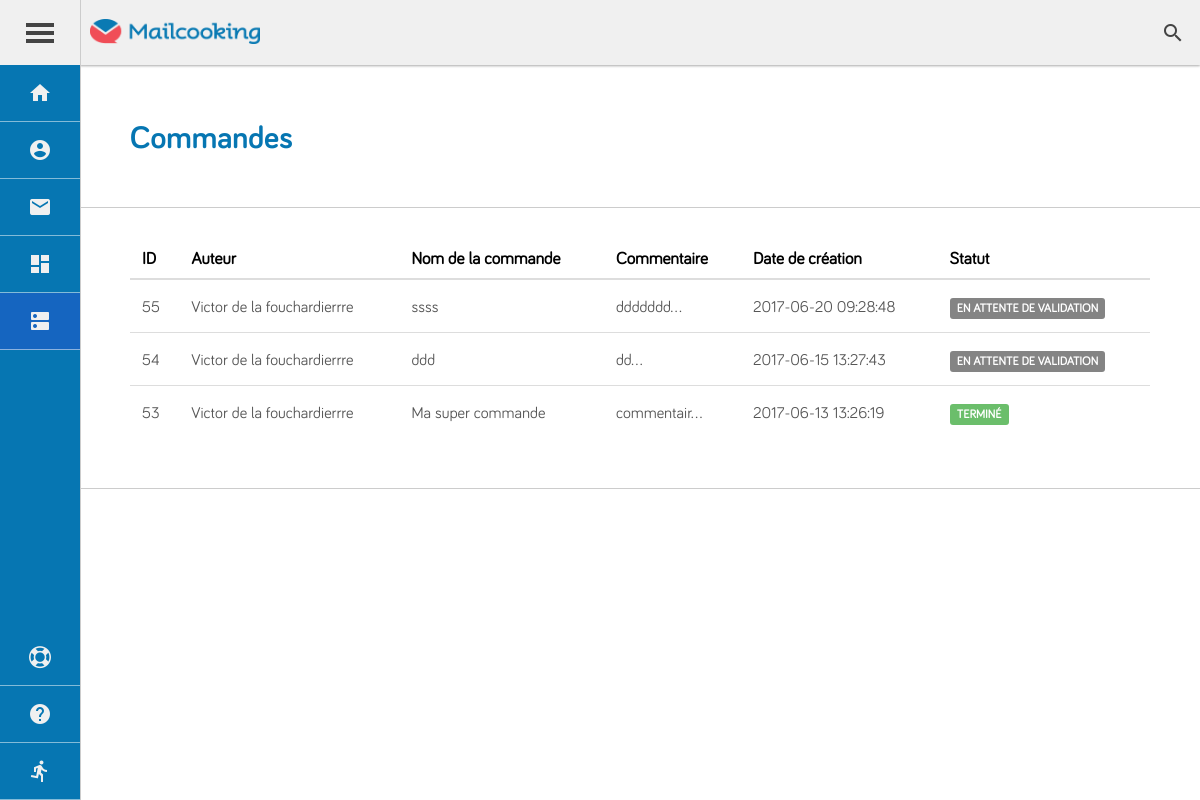
The app's page /?module=admin&action=commandes (signed in), older data.
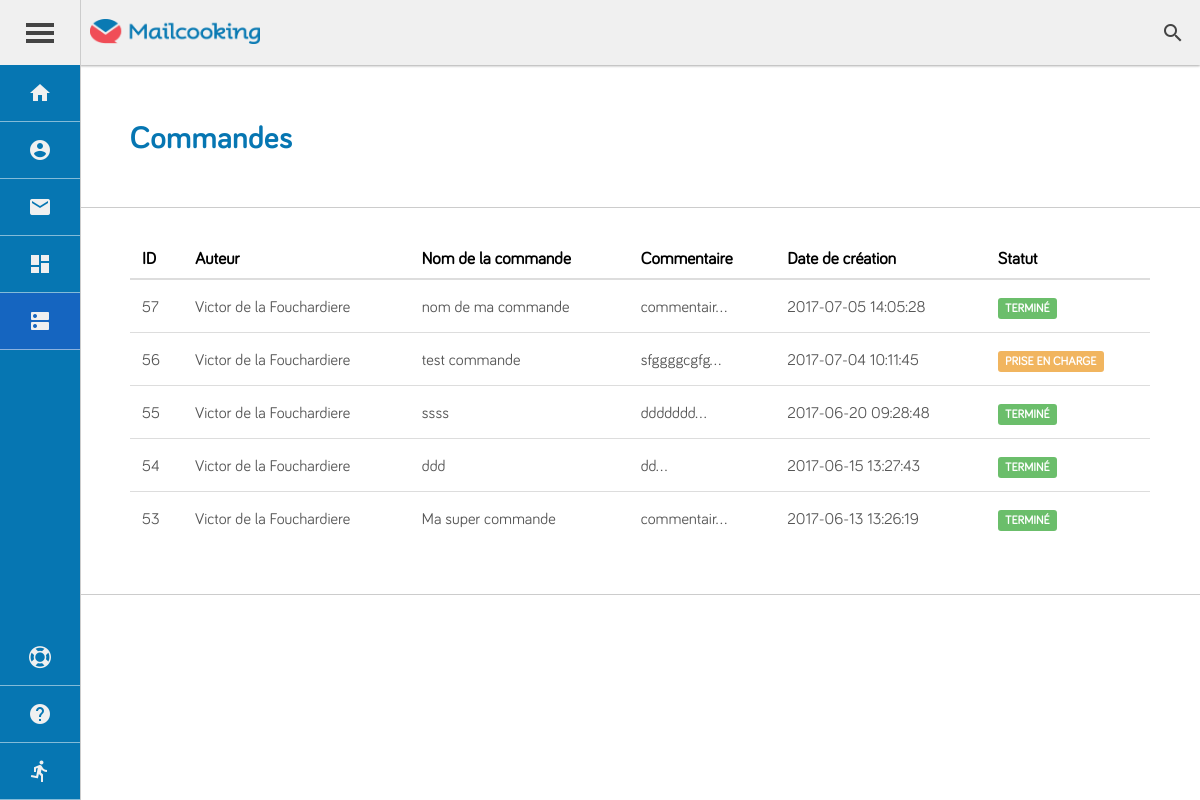
The same page, newer data.
### tables this page shows
CREATE TABLE `template_commande` (
  `id_user` varchar(255) NOT NULL,
  `id_commande` int(11) NOT NULL,
  `nom_commande` varchar(255) NOT NULL,
  `commentaire_commande` varchar(255) NOT NULL,
  `status` varchar(255) NOT NULL,
  `date_creat` timestamp NOT NULL DEFAULT CURRENT_TIMESTAMP
);

CREATE TABLE `users` (
  `user_id` int(11) NOT NULL,
  `user_email` varchar(255) NOT NULL,
  `user_password` varchar(255) NOT NULL,
  `user_societe` varchar(450) NOT NULL COMMENT 'Société modifiabale du user',
  `first_name` varchar(255) NOT NULL,
  `last_name` varchar(255) NOT NULL,
  `societe` varchar(255) NOT NULL,
  `nb_phone` varchar(255) NOT NULL,
  `gender` varchar(255) NOT NULL,
  `valide` int(11) NOT NULL,
  `timestamp` timestamp NOT NULL DEFAULT CURRENT_TIMESTAMP
);

### app/model/admin/lire_commandes.php (called while the page is built, shortened)
<?php
	function lire_commandes()
	{
		global $connexion;
		try
		{
			$query = $connexion->prepare('SELECT *
											FROM template_commande, users
								                WHERE id_user=user_id
								                ORDER by date_creat DESC');
			$query->execute();
			$var = $query->fetchAll();
			return $var;
		}
		catch (Exception $e)
		{
			die("Erreur SQL : " . $e->getMessage());
		}
	}

### app/view/admin/commandes.php (the view, shortened to what this page needs)
<?php
	include("app/view/layout/user/header.php");
?>
<div class="container container_orders">
	<div class="block full_block">
		<div class="pannel pannel_heading">
			<div class="row nowrap row-verti-center row-hori-between">
				<div>
					<h1>Commandes</h1>
				</div>
			</div>
		</div>
	</div>
	<div class="block full_block">
		<div class="pannel pannel_body container_to_table">
			<table class="table_order">
				<thead>
					<tr>
						<th>ID</th>
						<th>Auteur</th>
						<th>Nom de la commande</th>
						<th>Commentaire</th>
						<th>Date de création</th>
						<th>Statut</th>
					</tr>
				</thead>
				<tbody>
				<?php foreach ($users as $key => $order) {
					$keep_status = $order["status"];
					if ($order["status"] == 0) {
						$order["status"] = "En attente de validation";
					} elseif ($order["status"] == 1) {
						$order["status"] = "Prise en charge";
					} elseif ($order["status"] == 2) {
						$order["status"] = "En attente de test";
					} elseif ($order["status"] == 3) {
						$order["status"] = "Terminé";
				} ?>
					<tr data-order="<?= $order["id_commande"]; ?>">
						<td><?= $order["id_commande"]; ?></td>
						<td><?= $order["first_name"]; ?> <?= $order["last_name"]; ?></td>
						<td><?= $order["nom_commande"]; ?></td>
						<td><?= htmlspecialchars(substr($order["commentaire_commande"],0,10)); ?>...</td>
						<td><?= $order["date_creat"]; ?></td>
						<td><span class="statut statut<?= $keep_status ?>"><?= $order["status"]; ?></span></td>
					</tr>
				<?php } ?>
				</tbody>
			</table>
		</div>
	</div>
</div>
<?php
	include("app/view/layout/user/footer.php");
?>

Row changes from the older to the newer data that the page shows:
added template_commande: id_commande "57", id_user.first_name "Victor", id_user.last_name "de la Fouchardiere", nom_commande "nom de ma commande", commentaire_commande "commentair", date_creat "2017-07-05 14:05:28", status "TERMINÉ"
added template_commande: id_commande "56", id_user.first_name "Victor", id_user.last_name "de la Fouchardiere", nom_commande "test commande", commentaire_commande "sfggggcgfg", date_creat "2017-07-04 10:11:45", status "PRISE EN CHARGE", status "1" (drawn)
changed template_commande "ssss": id_user.last_name "de la fouchardierrre" → "de la Fouchardiere"; status "EN ATTENTE DE VALIDATION" → "TERMINÉ"
changed template_commande "ddd": id_user.last_name "de la fouchardierrre" → "de la Fouchardiere"; status "EN ATTENTE DE VALIDATION" → "TERMINÉ"
changed through a linked row, template_commande "Ma super commande": id_user.last_name "de la fouchardierrre" → "de la Fouchardiere"
